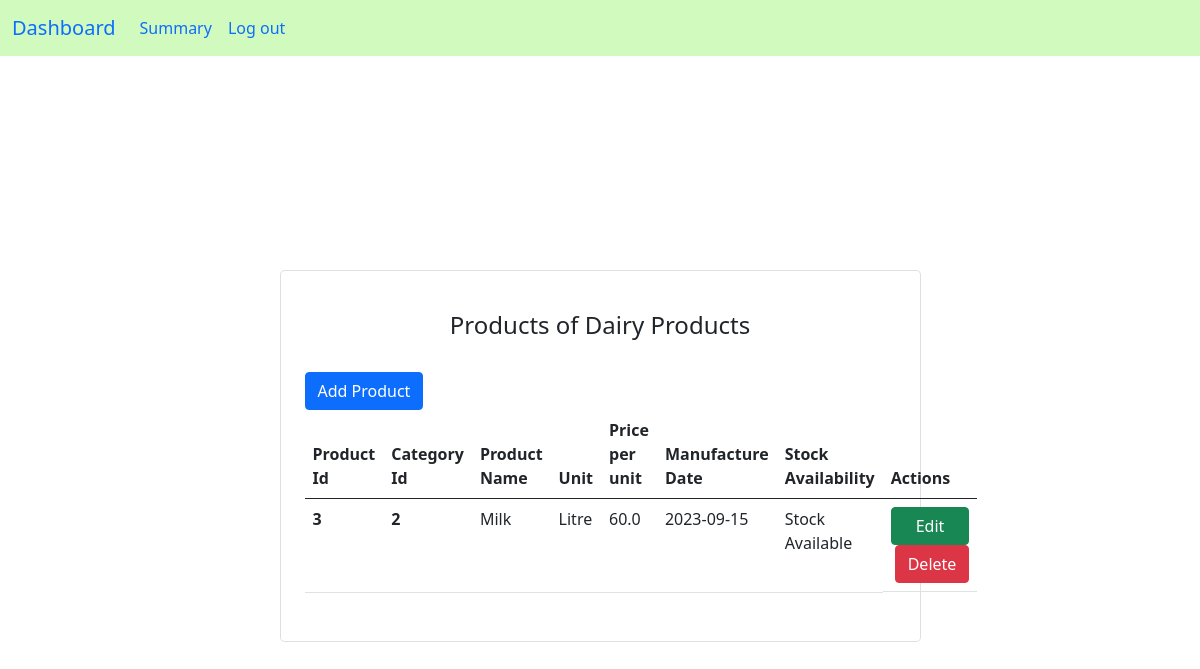
The app's page /opencategory/2 with its own data.
### app.py (models this page shows)
class Category(db.Model):
    id = db.Column(db.Integer, primary_key=True)
    categoryname = db.Column(db.String(150), unique=True)
    product = db.relationship('Product', backref='category', lazy=True)

class Product(db.Model):
    id = db.Column(db.Integer, primary_key=True)
    categoryid = db.Column(db.Integer, db.ForeignKey('category.id'))
    productname = db.Column(db.String(150), unique=True)
    unit = db.Column(db.String(150))
    price = db.Column(db.Float)
    manudate = db.Column(db.Date)
    stock = db.Column(db.Boolean)

### app.py (the view)
@app.route('/opencategory/<int:id>', methods=['GET','POST'])
def open(id):
    category = Category.query.get(id)
    return render_template("open.html", category=category)

### templates/open.html (shortened to what this page needs)
<!DOCTYPE html>
<html lang="en">
<head>
<link rel="stylesheet" href="https://cdn.jsdelivr.net/npm/bootstrap@5.0.2/dist/css/bootstrap.min.css">
<link rel="stylesheet" type="text/css" href={{ url_for('static', filename='style2.css')}}>
</head>
<body>
  <div class = "colour" style = "background-color: rgb(209, 250, 190);">
    <nav class="navbar navbar-expand-lg bg-body-tertiary">
      <div class="container-fluid">
        <a class="navbar-brand" href="/manager">Dashboard</a>
        <div class="collapse navbar-collapse" id="navbarSupportedContent">
          <ul class="navbar-nav me-auto mb-2 mb-lg-0">
            <li class="nav-item">
              <a class="nav-link active" aria-current="page" href="/summary">Summary</a>
            </li>
            <li class="nav-item">
              <a class="nav-link" href="/">Log out</a>
            </li>
          </ul>
        </div>
      </div>
    </nav>
  </div>
<section class="vh-100">
  <div class="container py-5 h-100">
    <div class="row d-flex justify-content-center align-items-center h-100">
      <div class="col col-lg-9 col-xl-7">
        <div class="card rounded-3">
          <div class="card-body p-4">
            <h4 class="text-center my-3 pb-3">Products of {{category.categoryname}}</h4>
              <div class="col-6">
                <a class="btn btn-primary" href="{{url_for('addproductbutton',categoryid=category.id)}}">Add Product</a>
              </div>
            <table class="table mb-4">
                <thead>
                    <tr>
                      <th scope="col">Product Id</th>
                      <th scope="col">Category Id</th>
                      <th scope="col">Product Name</th>
                      <th scope="col">Unit</th>
                      <th scope="col">Price per unit</th>
                      <th scope="col">Manufacture Date</th>
                      <th scope="col">Stock Availability</th>
                      <th scope="col">Actions</th>
                    </tr>
                </thead>
                <tbody>
                    {% for product in category.product %}
                    <tr>
                      <th scope="row">{{product.id }}</th>
                      <th scope="row">{{category.id }}</th>
                      <td>{{ product.productname }}</td>
                      <td>{{ product.unit }}</td>
                      <td>{{ product.price }}</td>
                      <td>{{ product.manudate }}</td>
                      <td>{% if product.stock == True %}
                        Stock Available
                        {% else %}
                        Out of Stock
                        {% endif %}
                      </td>
                      <td id="change">
                        <a class="btn btn-success" href="/updateproduct/{{ product.id }}">Edit</a>
                        <a class="btn btn-danger ms-1" href="/deleteproduct/{{ product.id }}">Delete</a>
                      </td>
                    </tr>
                    {% endfor %}
                </tbody>
            </table>
          </div>
        </div>
      </div>
    </div>
  </div>
</section>
</body>
</html>

### static/style2.css (style rules this page uses)
body { background: url('background1.jpg') no-repeat; background-size: cover; background-position: center; }
#change { display: flex; flex-direction: column; }

### records on screen
Category: categoryname "Dairy Products", id "2"
Product: id "3", productname "Milk", unit "Litre", price "60.0", manudate "2023-09-15", stock "Stock Available"
